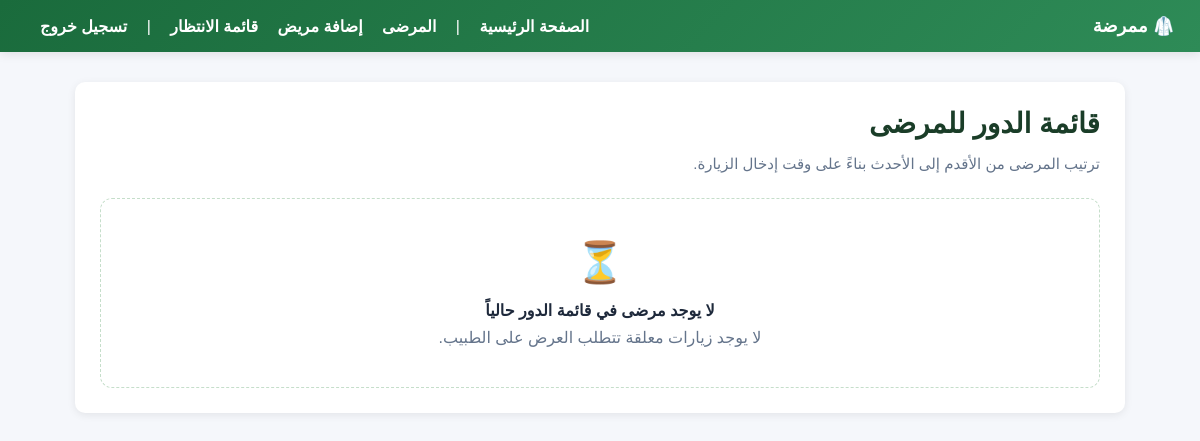
Before: /patients/waiting-list/ (signed in) with the older database file.
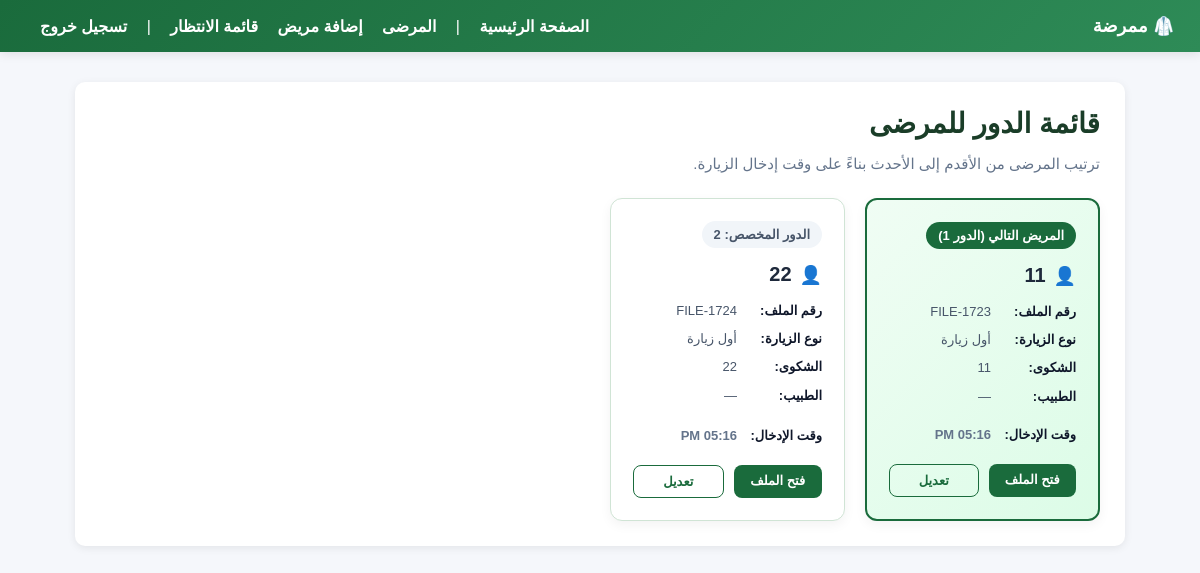
After: the same page with the newer database file.
### patients/models.py (models this page shows, shortened)
class Visit(models.Model):
    VISIT_TYPE_CHOICES = [
        ('first_visit', 'أول زيارة'),
        ('follow_up', 'مراجعة'),
        ('emergency', 'إسعاف'),
        ('consultation', 'استشارة'),
    ]
    STATUS_CHOICES = [
        ('nurse_draft', 'مسودة تمريض'),
        ('doctor_completed', 'مكتملة من الطبيب'),
    ]
    patient = models.ForeignKey('Patient', on_delete=models.CASCADE, related_name='visits')
    clinic = models.ForeignKey('Clinic', on_delete=models.CASCADE)
    created_by = models.ForeignKey(User, on_delete=models.SET_NULL, null=True, related_name='created_visits')
    assigned_doctor = models.ForeignKey(
        User,
        on_delete=models.SET_NULL,
        null=True,
        blank=True,
        related_name='assigned_visits'
    )
    status = models.CharField(max_length=20, choices=STATUS_CHOICES, default='nurse_draft')
    visit_type = models.CharField(max_length=20, choices=VISIT_TYPE_CHOICES)
    chief_complaint = models.TextField(blank=True)
    nursing_notes = models.TextField(blank=True)
    blood_pressure = models.CharField(max_length=20, blank=True)
    pulse = models.CharField(max_length=20, blank=True)
    temperature = models.CharField(max_length=20, blank=True)
    weight = models.CharField(max_length=20, blank=True)
    height = models.CharField(max_length=20, blank=True)
    blood_sugar = models.CharField(max_length=20, blank=True)
    history_of_present_illness = models.TextField(blank=True)
    clinical_examination = models.TextField(blank=True)
    diagnosis = models.TextField(blank=True)
    treatment_plan = models.TextField(blank=True)
    prescription = models.TextField(blank=True)
    lab_requests = models.TextField(blank=True)
    imaging_requests = models.TextField(blank=True)
    patient_instructions = models.TextField(blank=True)
    follow_up_date = models.DateField(null=True, blank=True)
    doctor_notes = models.TextField(blank=True)
    lab_results = models.TextField(blank=True)
    imaging_results = models.TextField(blank=True)
    ecg_results         = models.TextField(blank=True)
    ejection_fraction   = models.CharField(max_length=20, blank=True)
    cardiac_history     = models.TextField(blank=True)
    chest_pain_type     = models.CharField(max_length=100, blank=True)
    cardiac_medications = models.TextField(blank=True)
    pain_location   = models.CharField(max_length=100, blank=True)
    pain_scale      = models.PositiveSmallIntegerField(null=True, blank=True)  # 1–10
    injury_history  = models.TextField(blank=True)
    range_of_motion = models.TextField(blank=True)
    xray_findings   = models.TextField(blank=True)
    last_menstrual_period  = models.DateField(null=True, blank=True)
    cycle_regularity       = models.CharField(max_length=100, blank=True)
    obstetric_history      = models.TextField(blank=True)
    contraception_method   = models.CharField(max_length=100, blank=True)
    gestational_age_weeks  = models.PositiveSmallIntegerField(null=True, blank=True)
    abdominal_circumference = models.CharField(max_length=20, blank=True)
    fundal_height          = models.CharField(max_length=20, blank=True)
    fetal_heart_rate       = models.CharField(max_length=20, blank=True)
    fetal_movement         = models.CharField(max_length=100, blank=True)
    fetal_position         = models.CharField(max_length=100, blank=True)
    ultrasound_notes       = models.TextField(blank=True)
    CT_MRI_findings = models.TextField(blank=True)
    neurological_examination = models.TextField(blank=True)
    skin_examination = models.TextField(blank=True)
    created_at = models.DateTimeField(auto_now_add=True)
    updated_at = models.DateTimeField(auto_now=True)

class Patient(models.Model):
    GENDER_CHOICES = [
        ('Male', 'ذكر'),
        ('Female', 'أنثى'),
    ]
    clinic = models.ForeignKey(Clinic, on_delete=models.CASCADE)
    name = models.CharField(max_length=100)
    age = models.IntegerField()
    phone = models.CharField(max_length=20)
    gender = models.CharField(max_length=10, choices=GENDER_CHOICES, blank=True)
    address = models.CharField(max_length=255, blank=True)
    file_number = models.CharField(max_length=50)

### patients/views.py (the view)
# urls.py: path('waiting-list/', views.waiting_list, name='waiting_list'),
@login_required(login_url='login')
def waiting_list(request):
    if not is_nurse(request.user):
        return redirect('dashboard')
    profile = UserProfile.objects.get(user=request.user)
    visits = Visit.objects.filter(
        clinic=profile.clinic,
        status='nurse_draft'
    ).order_by('created_at')
    waiting_items = []
    for index, visit in enumerate(visits, start=1):
        waiting_items.append({
            'queue_number': index,
            'visit': visit,
        })
    return render(request, 'patients/waiting_list.html', {
        'waiting_items': waiting_items,
    })

### patients/views.py (called while the page is built)
def is_nurse(user):
    return user.groups.filter(name='Nurse').exists()

### patients/templates/patients/waiting_list.html (shortened to what this page needs)
{% extends 'patients/base.html' %}
{% block content %}
<div class="waiting-list-header">
    <h1 class="waiting-list-title">قائمة الدور للمرضى</h1>
</div>
<p style="color: #64748b; font-size: 15px; margin-bottom: 25px;">ترتيب المرضى من الأقدم إلى الأحدث بناءً على وقت إدخال الزيارة.</p>
{% if waiting_items %}
<div class="waiting-grid">
    {% for item in waiting_items %}
    <div class="waiting-card-modern {% if forloop.first %}first-in-line{% endif %}">
        <div class="queue-number-badge">
            {% if forloop.first %}المريض التالي (الدور {{ item.queue_number }}){% else %}الدور المخصص: {{ item.queue_number }}{% endif %}
        </div>
        <div class="patient-name">
            {{ item.visit.patient.name }}
        </div>
        <div class="card-body">
            <div class="info-row">
                <strong>رقم الملف:</strong> <span>{{ item.visit.patient.file_number }}</span>
            </div>
            <div class="info-row">
                <strong>نوع الزيارة:</strong> <span>{{ item.visit.get_visit_type_display }}</span>
            </div>
            <div class="info-row">
                <strong>الشكوى:</strong> <span style="display: -webkit-box; -webkit-line-clamp: 2; line-clamp: 2; -webkit-box-orient: vertical; overflow: hidden;">{{ item.visit.chief_complaint|default:"—" }}</span>
            </div>
            <div class="info-row">
                <strong>الطبيب:</strong> <span>{{ item.visit.assigned_doctor.first_name|default:"—" }} {{ item.visit.assigned_doctor.last_name|default:"" }}</span>
            </div>
            <div class="info-row" style="margin-top: auto; padding-top: 10px;">
                <strong>وقت الإدخال:</strong> <span style="color: #64748b; font-weight: 600;">{{ item.visit.created_at|time:"h:i A" }}</span>
            </div>
        </div>
        <div class="card-actions">
            <a href="{% url 'patient_detail' item.visit.patient.id %}" class="btn-action-primary">فتح الملف</a>
            <a href="{% url 'nurse_edit_visit' item.visit.id %}" class="btn-action-outline">تعديل</a>
        </div>
    </div>
    {% endfor %}
</div>
{% else %}
<div class="empty-state">
    <div style="font-size: 40px; margin-bottom: 15px;">⏳</div>
    <div style="font-weight: bold; color: #1e293b; margin-bottom: 8px;">لا يوجد مرضى في قائمة الدور حالياً</div>
    <div>لا يوجد زيارات معلقة تتطلب العرض على الطبيب.</div>
</div>
{% endif %}
{% endblock %}

Changed rows visible on the page:
now on this page (row edited): Visit: queue_number "1", visit.patient.name "11", visit.patient.file_number "FILE-1723", visit.visit_type "أول زيارة", visit.chief_complaint "11", visit.assigned_doctor.first_name "—", visit.created_at "05:16 PM"
added Visit: queue_number "2", visit.patient.name "22", visit.patient.file_number "FILE-1724", visit.visit_type "أول زيارة", visit.chief_complaint "22", visit.assigned_doctor.first_name "—", visit.created_at "05:16 PM"
Other visible differences:
text no longer shown: "⏳ لا يوجد مرضى في قائمة الدور حالياً لا يوجد زيارات معلقة تتطلب العرض على الطبيب."
